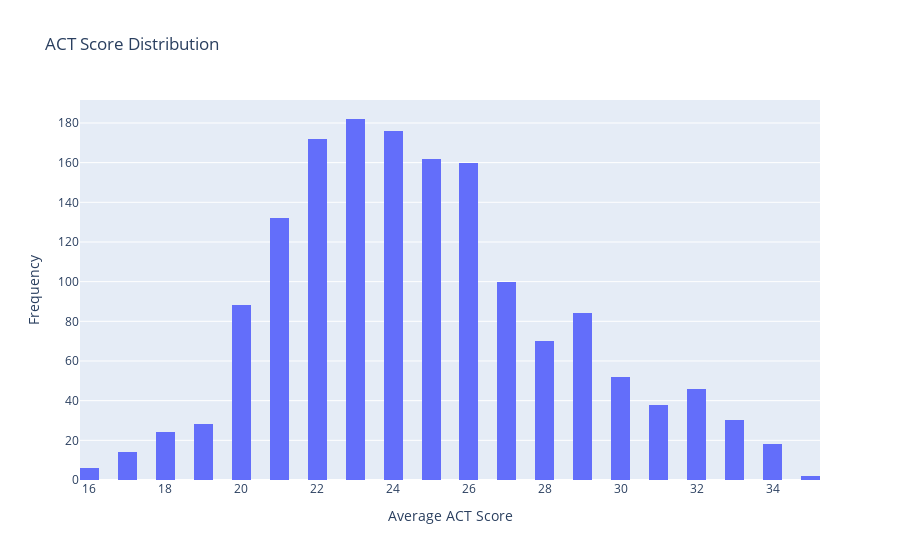

The notebook cell this image was saved under:
### Markdown cell above
We'll be plotting the distribution of ACT scores in my sample of institutions:

### Code cell
# the data
data = [go.Histogram(x=dta['act_avg'],
                     nbinsx=40,
                     histnorm='density')]

# the layout 
layout = go.Layout(title="ACT Score Distribution",
                  xaxis=dict(title = 'Average ACT Score'),
                  yaxis=dict(title = 'Frequency'))

# the figure
fig = go.Figure(data = data,layout = layout)

#plot the figure
iplot(fig)

#save the figure
py.offline.plot(fig, filename='plots/my_first_plot.html')

### Figure 1 — Plotly figure (JSON) as saved in the notebook; plotly's stock layout.template omitted (floating-point values rounded to 4 significant figures; data arrays with more than 128 entries replaced by an {"elided": "..."} marker saying what was removed)
{"data": [{"histnorm": "density", "nbinsx": 40, "type": "histogram", "x": {"elided": "900 int values"}}], "layout": {"title": {"text": "ACT Score Distribution"}, "xaxis": {"title": {"text": "Average ACT Score"}}, "yaxis": {"title": {"text": "Frequency"}}}}
